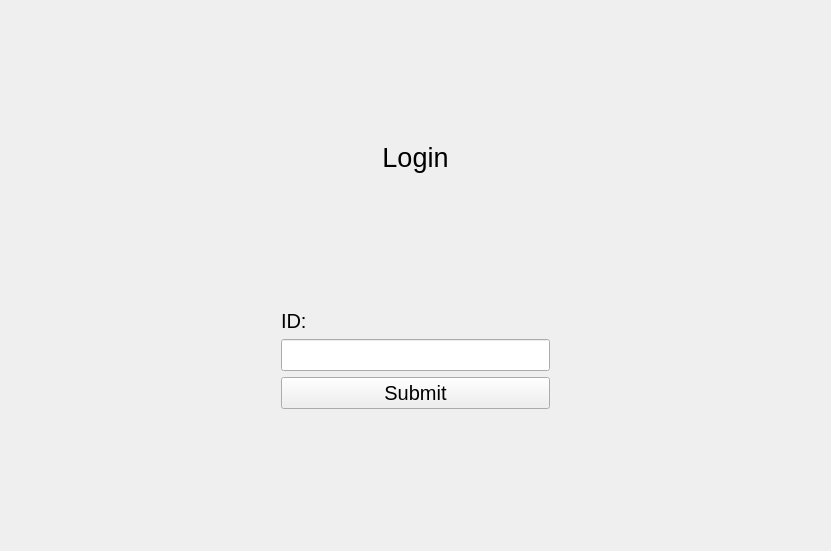
<?xml version="1.0" encoding="UTF-8"?>
<ui version="4.0">
 <class>Form</class>
 <widget class="QWidget" name="Form">
  <property name="geometry">
   <rect>
    <x>0</x>
    <y>0</y>
    <width>831</width>
    <height>551</height>
   </rect>
  </property>
  <property name="windowTitle">
   <string>Form</string>
  </property>
  <layout class="QGridLayout" name="gridLayout_2">
   <item row="0" column="1">
    <layout class="QGridLayout" name="gridLayout">
     <item row="0" column="0">
      <layout class="QVBoxLayout" name="verticalLayout">
       <item>
        <spacer name="verticalSpacer_2">
         <property name="orientation">
          <enum>Qt::Vertical</enum>
         </property>
         <property name="sizeHint" stdset="0">
          <size>
           <width>20</width>
           <height>40</height>
          </size>
         </property>
        </spacer>
       </item>
       <item>
        <widget class="QLabel" name="label">
         <property name="font">
          <font>
           <pointsize>20</pointsize>
          </font>
         </property>
         <property name="text">
          <string>Login</string>
         </property>
         <property name="alignment">
          <set>Qt::AlignCenter</set>
         </property>
        </widget>
       </item>
       <item>
        <spacer name="verticalSpacer">
         <property name="orientation">
          <enum>Qt::Vertical</enum>
         </property>
         <property name="sizeHint" stdset="0">
          <size>
           <width>20</width>
           <height>40</height>
          </size>
         </property>
        </spacer>
       </item>
       <item>
        <widget class="QLabel" name="label_2">
         <property name="font">
          <font>
           <pointsize>15</pointsize>
          </font>
         </property>
         <property name="text">
          <string>ID:</string>
         </property>
        </widget>
       </item>
       <item>
        <widget class="QLineEdit" name="ID_Field">
         <property name="font">
          <font>
           <pointsize>15</pointsize>
          </font>
         </property>
        </widget>
       </item>
       <item>
        <widget class="QPushButton" name="LoginSubmitBtn">
         <property name="font">
          <font>
           <pointsize>15</pointsize>
          </font>
         </property>
         <property name="text">
          <string>Submit</string>
         </property>
        </widget>
       </item>
       <item>
        <spacer name="verticalSpacer_3">
         <property name="orientation">
          <enum>Qt::Vertical</enum>
         </property>
         <property name="sizeHint" stdset="0">
          <size>
           <width>20</width>
           <height>40</height>
          </size>
         </property>
        </spacer>
       </item>
      </layout>
     </item>
    </layout>
   </item>
   <item row="0" column="2">
    <spacer name="horizontalSpacer">
     <property name="orientation">
      <enum>Qt::Horizontal</enum>
     </property>
     <property name="sizeHint" stdset="0">
      <size>
       <width>40</width>
       <height>20</height>
      </size>
     </property>
    </spacer>
   </item>
   <item row="0" column="0">
    <spacer name="horizontalSpacer_2">
     <property name="orientation">
      <enum>Qt::Horizontal</enum>
     </property>
     <property name="sizeHint" stdset="0">
      <size>
       <width>40</width>
       <height>20</height>
      </size>
     </property>
    </spacer>
   </item>
  </layout>
 </widget>
 <resources/>
 <connections/>
</ui>
